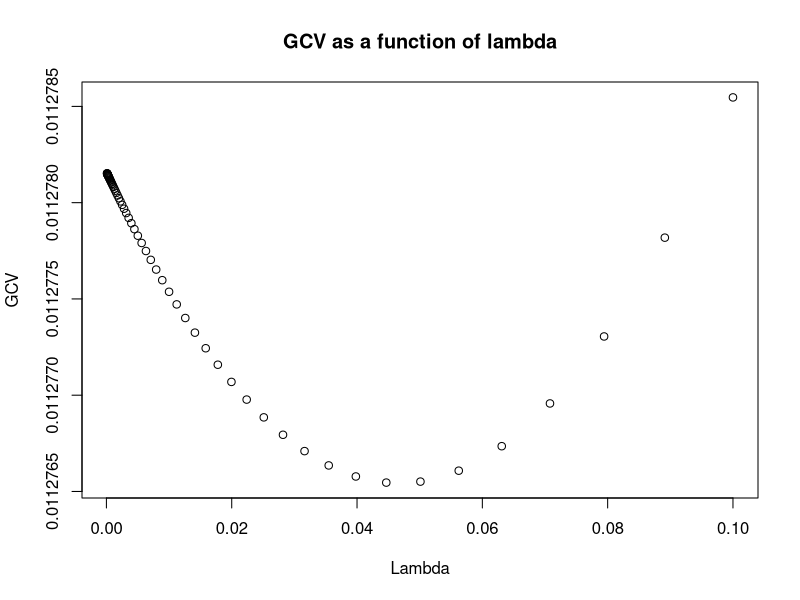

R code for this plot:
## ---- chunk 1
library(MASS)
setwd('/home/noble_mannu/Documents/PhD/First/STAT_2131_Applied_Statistical_Methods_I/HW10')
## ---- chunk 2
# Read the data
Data <- read.table('Fat.txt', header = TRUE)

# Creating the training data frame by removing the tenths observations
tenths <- seq(from = 10, to = 252, by =10)
Data_1 <- Data[-tenths, ]

# Create the test data frame only with the tenths observations
Data_2 <- Data[tenths, ]
## ---- chunk 3
# Create the linear model
linMod <- lm(siri ~ ., data = Data_1)
# Display the summary of the linear model
summary(linMod)
## ---- chunk 4
# Create X matrix including intercept for the training data
intercept <- rep(1, length(Data_1$siri))
X <- cbind(intercept, data.matrix(subset(Data_1, select = -c(siri))))
Y <- Data_1$siri
## ---- chunk 5
# Create vector of lambdas
lambda_seq <- 10^seq(-1, -4, by = -.05)
## ---- chunk 6
# Run ridge regression
fit.ridge <- lm.ridge(siri~ ., data=Data_1, lambda = lambda_seq)
# Save the fitted coefficients for each value of lambda on a matrix
all.coefficients <- data.matrix(coef(fit.ridge))
## ---- chunk 7
# Here I plot GCV as a function of lambda
plot( lambda_seq, fit.ridge$GCV, xlab = 'Lambda', ylab = 'GCV',
      main = 'GCV as a function of lambda')
## ---- chunk 8
# Choosing the best lambda based on GCV
index <- which.min(fit.ridge$GCV)
# Which GCV was the minimum
min_gcv <- fit.ridge$GCV[index]
# Which lambda was the best
best_lambda <- as.numeric(names(fit.ridge$GCV[index]))

best_lambda
## ---- chunk 9
# Compute the training error for the linear model
y.lin <- Data_1$siri - linMod$fitted.values
n <- length(Data_1$siri)
err.lin <- 1/n * y.lin%*%y.lin
# Printing the training error for the linear model
err.lin
## ---- chunk 10
# Compute the fitted values for the best lambda (ridge regression)
Y.hat.lambda <- as.vector(X%*%all.coefficients[index,])
# Compute the training error for the ridge regression model
y.ridge <- Data_1$siri - Y.hat.lambda
err.ridge <- 1/n * y.ridge%*%y.ridge
# Printing the training error for the ridge model
err.ridge
## ---- chunk 11
# We get that the error from the linear model is smaller than the error using ridge
err.lin < err.ridge
## ---- chunk 12
# Create X matrix including intercept for the test data
intercept.test <- rep(1, length(Data_2$siri))
X.test <- cbind(intercept.test, data.matrix(subset(Data_2, select = -c(siri))))
Y.test <- Data_2$siri
# Define n = # of observations. I use the same for both models
n.test <- length(Data_2$siri)
## ---- chunk 13
# Using the linear model to predict the held out data
lin.coef <- coef(linMod)
fitted.Y.linear <- as.vector(X.test%*%lin.coef)
y.lin.test <- Data_2$siri - fitted.Y.linear
loss.lin <- 1/n.test * y.lin.test%*%y.lin.test
loss.lin
## ---- chunk 14
# Using the ridge model to predict the held out data
fitted.Y.ridge <- as.vector(X.test%*%all.coefficients[index,])
y.ridge.test <- Data_2$siri - fitted.Y.ridge
loss.ridge <- 1/n.test * y.ridge.test%*%y.ridge.test
loss.ridge
## ---- chunk 15
# Now ridge does a better job at predicting the data
loss.ridge < loss.lin
